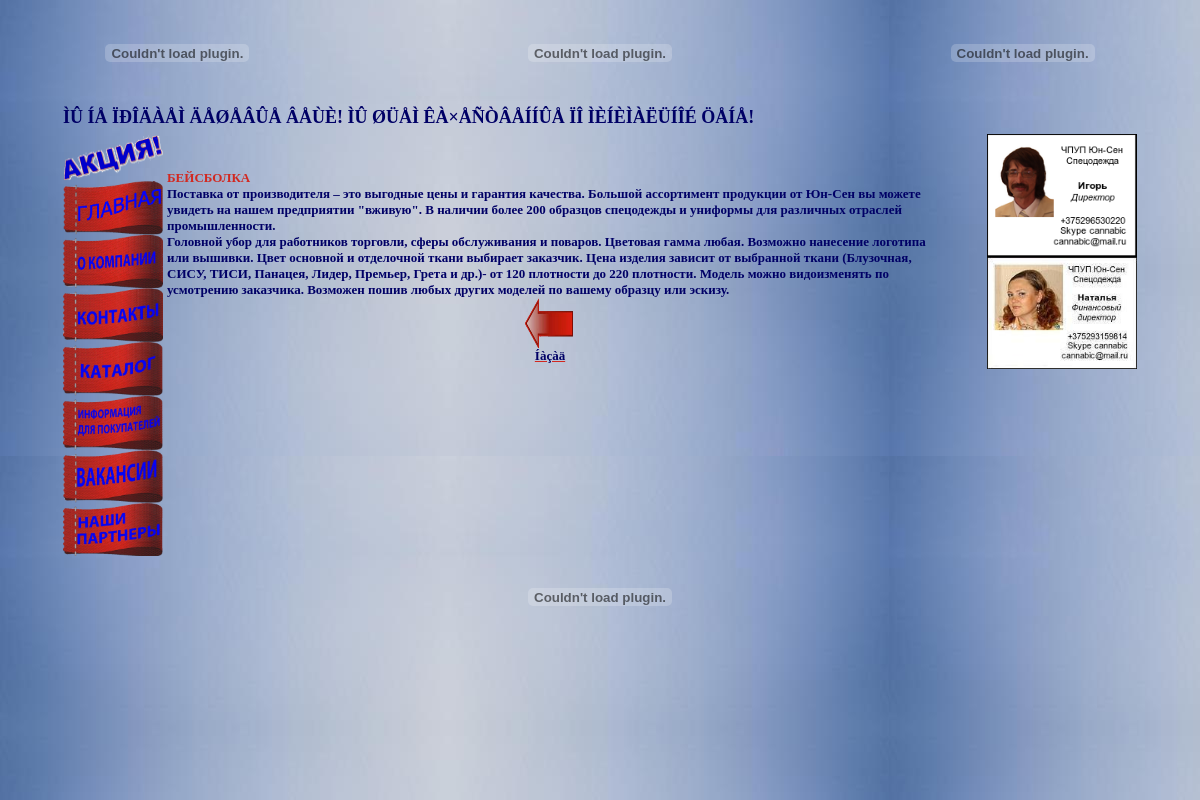
Page /p1171.php on the committed database.
### tables this page shows
CREATE TABLE IF NOT EXISTS `catalog` (
  `category` text NOT NULL,
  `model` int(11) NOT NULL,
  `image` text NOT NULL,
  `name` text NOT NULL,
  `price` text NOT NULL,
  `description` text NOT NULL
);

### 171.php (called while the page is built, shortened)
<?php
$category = 17;
$model = 1;
?>

### p1171.php (the view, shortened to what this page needs)
<?php
include ('171.php');
?>
<!DOCTYPE HTML PUBLIC "-//W3C//DTD HTML 4.01 Frameset//EN" "http://www.w3.org/TR/html4/frameset.dtd">
<html>
 <head>
<link rel="stylesheet" type="text/css" href="gallerystyle.css" />
<link rel="stylesheet" type="text/css" href="../highslide/highslide.css" />
</head>
<body align = center link = "#d22820"
alink = "#000066"
vlink = "#000066">
<div id="bg"></div>
<div id="content"><div align = center>
<table width = 90%>
<tr>
<td align = center>
<embed src="images/logo.swf" width = '150px' height = '100px' quality="high"  TYPE="application/x-shockwave-flash" wmode="transparent" loop="true" autoplay="true" pluginspage="http://www.macromedia.com/go/getflashplayer"></embed>
</td>
<td align = center>
<embed src="images/text.swf" width = '400px' height = '100px' quality="high"  TYPE="application/x-shockwave-flash" wmode="transparent" loop="true" autoplay="true" pluginspage="http://www.macromedia.com/go/getflashplayer"></embed>
</td>
<td align = center>
<embed src="images/phones.swf" width = '150px' height = '100px' quality="high"  TYPE="application/x-shockwave-flash" wmode="transparent" loop="true" autoplay="true" pluginspage="http://www.macromedia.com/go/getflashplayer"></embed>
</td>
</tr>
<tr>
<td colspan = 3><marquee>
<font size = 4px color="#000066" face="Verdana"><B>ÌÛ ÍÅ ÏÐÎÄÀÅÌ ÄÅØÅÂÛÅ ÂÅÙÈ! ÌÛ ØÜÅÌ ÊÀ×ÅÑÒÂÅÍÍÛÅ ÏÎ ÌÈÍÈÌÀËÜÍÎÉ ÖÅÍÅ!</B></font>
</marquee></td></tr>
</table>
</div>
<div align = center>
<table border="0"  width="90%">
<tr>
<td valign = top rowspan = 2 align = left>
<a href = empty.php><img src = "images/act.gif" width = 100px></img><br>
<a href = index.php><img src = "images/index.gif" width = 100px></img><br>
<a href = company.php><img src = "images/company.gif" width = 100px></img><br>
<a href = contacts.php><img src = "images/contacts.gif" width = 100px></img><br>
<a href = catalog.php><img src = "images/catalog.gif" width = 100px></img><br>
<a href = info.php><img src = "images/info.gif" width = 100px></img><br>
<a href = work.php><img src = "images/work.gif" width = 100px></img><br>
<a href = friends.php><img src = "images/friends.gif" width = 100px></img><br>
</td>
<td valign = top rowspan = 2>
<br>
<?php
$query = mysql_query("SELECT * FROM catalog WHERE category = $category AND model = $model");
do
{
    $n = $row['name'];
    $d = $row['description'];
    echo ('<div align = left>');
    echo ('<font size = 2px color="#d22820" face="Verdana"><B>');
    echo ($n);
    echo ('</B></font>');
    echo ('<br>');
    echo ('<font  size = 2px color="#000066" face="Verdana"><B>');
    echo ($d);
    echo ('</B></font>');
    echo ('</div>');
}
 while ($row = mysql_fetch_array ($query));
?>
<div align = center>
<?php
echo '<a href="';
echo $category;
echo '.php" title="íàçàä">';
?>
<img src="images/back.gif" border=0 width=50px height=50px>
<br><font size = 2px color="#000066" face="Verdana"><B>Íàçàä</B></a></div>
<td valign = top align = right WIDTH = 150PX>
<img src = images/igor.png WIDTH = 150PX><br>
<img src = images/natalia.JPG WIDTH = 150PX>
<br>
<iframe src="http://diano4ka96.narod.ru/tag.html"
width="200" height="200"
align="left" scrolling=no
frameborder="0">
    Âàø áðàóçåð íå ïîääåðæèâàåò ïëàâàþùèå ôðåéìû!
 </iframe>
</td>
</tr>
</table>
</div>
<embed src="images/end.swf" width = '100%' height = '50px' quality="high"  TYPE="application/x-shockwave-flash" wmode="transparent" loop="true" autoplay="true" pluginspage="http://www.macromedia.com/go/getflashplayer"></embed>
</div>
</body>
</html>

### p1171.php (style rules this page uses)
#bg { position:fixed; top:0; bottom:0; left:0; right:0; background-image:url(images/bgc.jpg); z-index:999; }
#content { position:absolute; top:0; bottom:0; left:0; right:0; z-index:1000; }

### rows in the picture
catalog: name "БЕЙСБОЛКА", description "Поставка от производителя – это выгодные цены и гарантия качества. Большой ассортимент продукции от Юн-Сен вы можете увидеть на нашем предприятии \"вживую\". В наличии более 200 образцов спецодежды и униформы для различных отраслей промышленности. Головной убор для работников торговли, сферы обслуживания и поваров. Цветовая гамма любая. Возможно нанесение логотипа или вышивки. Цвет основной и отделочной ткани выбирает заказчик. Цена изделия зависит от выбранной ткани (Блузочная, СИСУ, ТИСИ, Панацея, Лидер, Премьер, Грета и др.)- от 120 плотности до 220 плотности. Модель можно видоизменять по усмотрению заказчика. Возможен пошив любых других моделей по вашему образцу или эскизу."
